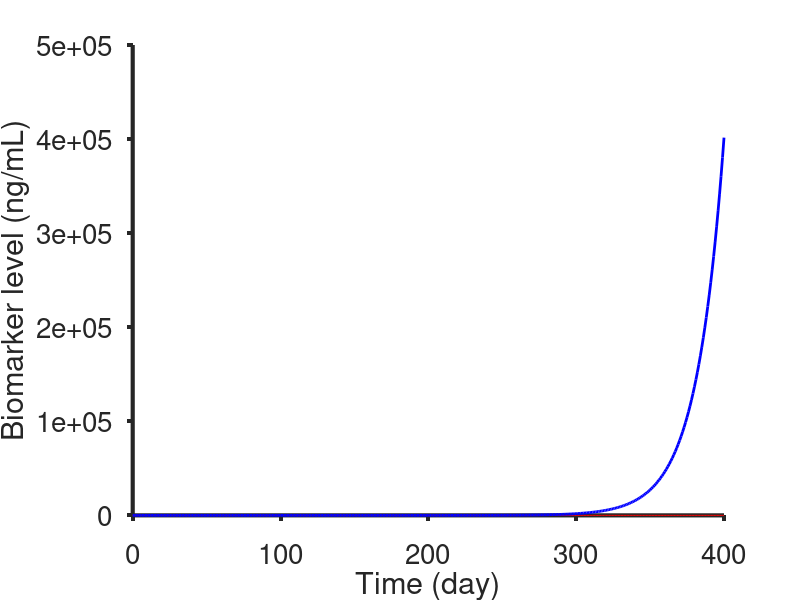

Write MATLAB code to recreate this figure. (Note: this script raises an error after producing the figure.)
%% k_growth_ agg and non-agg ranges and f1 score
clear all; close all; clc
time = (0:400)'; % time
num_patients = 200; %number of patients
%healthy baseline and std
Ch0 = 8; %ng/mL
std_h = 1.5; %ng/mL
Ch0_rnd = std_h.*randn(num_patients,1) + Ch0;
s_mean_k_gr_non = linspace(0,0.015,10);
max_k_gr_non = log(2)/18/30 + s_mean_k_gr_non;% ;
min_k_gr_non = 1e-5 + s_mean_k_gr_non;% ;
% max_k_decay_non = log(2)/5/30;
% min_k_decay_non = log(2)/24/30;
k_gr_non_rnd = (max_k_gr_non - min_k_gr_non).*rand(num_patients,1) + min_k_gr_non;%mean([0 1/18/30]);
% k_decay_non_rnd = (max_k_decay_non - min_k_decay_non).*rand(num_patients,size(k_gr_non_rnd,2)) + min_k_decay_non;%mean([1/(24*30) 1/150]);

m_k_gr_non_rnd = mean(k_gr_non_rnd);
sd_k_gr_non_rnd = std(k_gr_non_rnd);

%unhealthy baseline and std
Ca0 = 8; %ng/mL
std_a = 1.5; %ng/mL
Ca0_rnd = std_a.*randn(num_patients,1) + Ca0;
s_mean_k_growth_agg = linspace(0,0.05,10);
max_k_gr_agg = log(2)/2/30 + s_mean_k_growth_agg;
min_k_gr_agg = log(2)/18/300 + s_mean_k_growth_agg;
% max_k_decay_agg = log(2)/30;
% min_k_decay_agg = log(2)/5/30;
k_gr_agg_rnd = (max_k_gr_agg - min_k_gr_agg).*rand(num_patients,1) + min_k_gr_agg;%linspace(1/18/30,1/2/30,50); %day-1
% k_decay_agg_rnd = (max_k_decay_agg - min_k_decay_agg).*rand(num_patients,size(k_gr_non_rnd,2)) + min_k_decay_agg;%linspace(1/150,1/30,50); %day-1

m_k_gr_agg_rnd = mean(k_gr_agg_rnd);
sd_k_gr_rnd = std(k_gr_agg_rnd);

noise_i = 0;

C_healthy = zeros(numel(time),num_patients);
C_unhealthy = zeros(numel(time),num_patients);
t_onset = 200;



for k = 1:size(k_gr_non_rnd,2)
    for j = 1:num_patients
        for i = 1:numel(time)
            if i < t_onset
                C_healthy(i,j,k) = Ch0_rnd(j);
                C_unhealthy(i,j,k) = Ca0_rnd(j);
            else
                C_healthy(i,j,k) = Ch0_rnd(j)*exp(k_gr_non_rnd(j,k)*time(i-(t_onset-1)));
                C_unhealthy(i,j,k) = Ca0_rnd(j)*exp(k_gr_agg_rnd(j,k)*time(i-(t_onset-1)));
            end
        end
    end
end


C_healthy_noise1 = zeros(numel(time),num_patients,size(k_gr_non_rnd,2));
C_unhealthy_noise1 = zeros(numel(time),num_patients,size(k_gr_non_rnd,2));

for k = 1:size(k_gr_non_rnd,2)
    for j = 1:num_patients
        C_healthy_noise1(:,j,k) = C_healthy(:,j,k)+noise_i*rand(1,numel(C_healthy(:,j,k)))'.*C_healthy(:,j,k)/100;
        C_unhealthy_noise1(:,j,k) = C_unhealthy(:,j,k)+noise_i*rand(1,numel(C_unhealthy(:,j,k)))'.*C_unhealthy(:,j,k)/100;
    end
end

figure;plot(time,C_healthy_noise1(:,1,1),'r-',time,C_unhealthy_noise1(:,1,end),'b-','LineWidth', 2);%,time,squeeze(C_unhealthy_noise1(:,1,:)),'b-'); 
title('');
xlabel('Time (day)'); ylabel('Biomarker level (ng/mL)');
set(gca,'box','off','TickDir','out',...
    'FontSize',20,'FontName','Helvetica','LineWidth', 3);
 

% KNN
% model 1
p = 0.9;      % proportion of rows to select for training
N = num_patients;  % total number of rows
test_iter = 10;
tf_healthy = false(N,size(k_gr_non_rnd,2),size(k_gr_agg_rnd,2),test_iter);    % create logical index vector
tf_healthy(1:round(p*N),:,:,:) = true;

for m = 1:size(k_gr_agg_rnd,2)
    for n = 1:size(k_gr_non_rnd,2)
        for l = 1:test_iter
            tf_healthy2(:,n,m,l) = tf_healthy(randperm(N),n,m,l);   % randomise order
            C_healthy_noise1_train(:,:,n,m,l) = C_healthy_noise1(:,squeeze(tf_healthy2(:,n,m,l)),n);
            C_healthy_noise1_test(:,:,n,m,l) = C_healthy_noise1(:,squeeze(~tf_healthy2(:,n,m,l)),n);
            % for now using the same index of random selection for healthy and
            % unhealthy
            C_unhealthy_noise1_train(:,:,n,m,l) = C_unhealthy_noise1(:,squeeze(tf_healthy2(:,n,m,l)),m);
            C_unhealthy_noise1_test(:,:,n,m,l) = C_unhealthy_noise1(:,squeeze(~tf_healthy2(:,n,m,l)),m);
            
            train_data(:,:,n,m,l) = [C_healthy_noise1_train(:,:,n,m,l),C_unhealthy_noise1_train(:,:,n,m,l)];
            test_data(:,:,n,m,l) = [C_healthy_noise1_test(:,:,n,m,l),C_unhealthy_noise1_test(:,:,n,m,l)];
            train_labels(:,n,m,l) = [ones(1,p*N),zeros(1,p*N)];
            test_true_labels(:,n,m,l) = [ones(1,round((1-p)*N)),zeros(1,round((1-p)*N))];
            
            [predicted_labels(:,n,m,l),nn_index,accuracy] = KNN_(3,train_data(:,:,n,m,l)',train_labels(:,n,m,l)',test_data(:,:,n,m,l)');
            [cm(:,:,n,m,l),gn(:,:,n,m,l)] = confusionmat(test_true_labels(:,n,m,l)',predicted_labels(:,n,m,l));
            % precision, recall and f1Scores
            precision(:,n,m,l) = diag(cm(:,:,n,m,l))./sum(cm(:,:,n,m,l),2);
            recall(:,n,m,l) = diag(cm(:,:,n,m,l))./sum(cm(:,:,n,m,l),1)';
            f1Scores(:,n,m,l) = 2*(precision(:,n,m,l).*recall(:,n,m,l))./(precision(:,n,m,l)+recall(:,n,m,l));
        end
        meanF1(n,m) = mean(mean(f1Scores(:,n,m,:),1),4);
    end
end




figure;
for i = 1:size(k_gr_agg_rnd,2)
    h = plot(m_k_gr_non_rnd, meanF1(:,i),'*','MarkerSize',15);
    hold on
end
title('k_{Growth} Non-aggressive');
xlabel('k_{Growth} Non-aggressive (day^{-1})'); ylabel('f1 score');
set(gca,'box','off','TickDir','out',...
    'FontSize',24,'FontName','Helvetica','LineWidth', 3);
set(h,'linestyle','none');